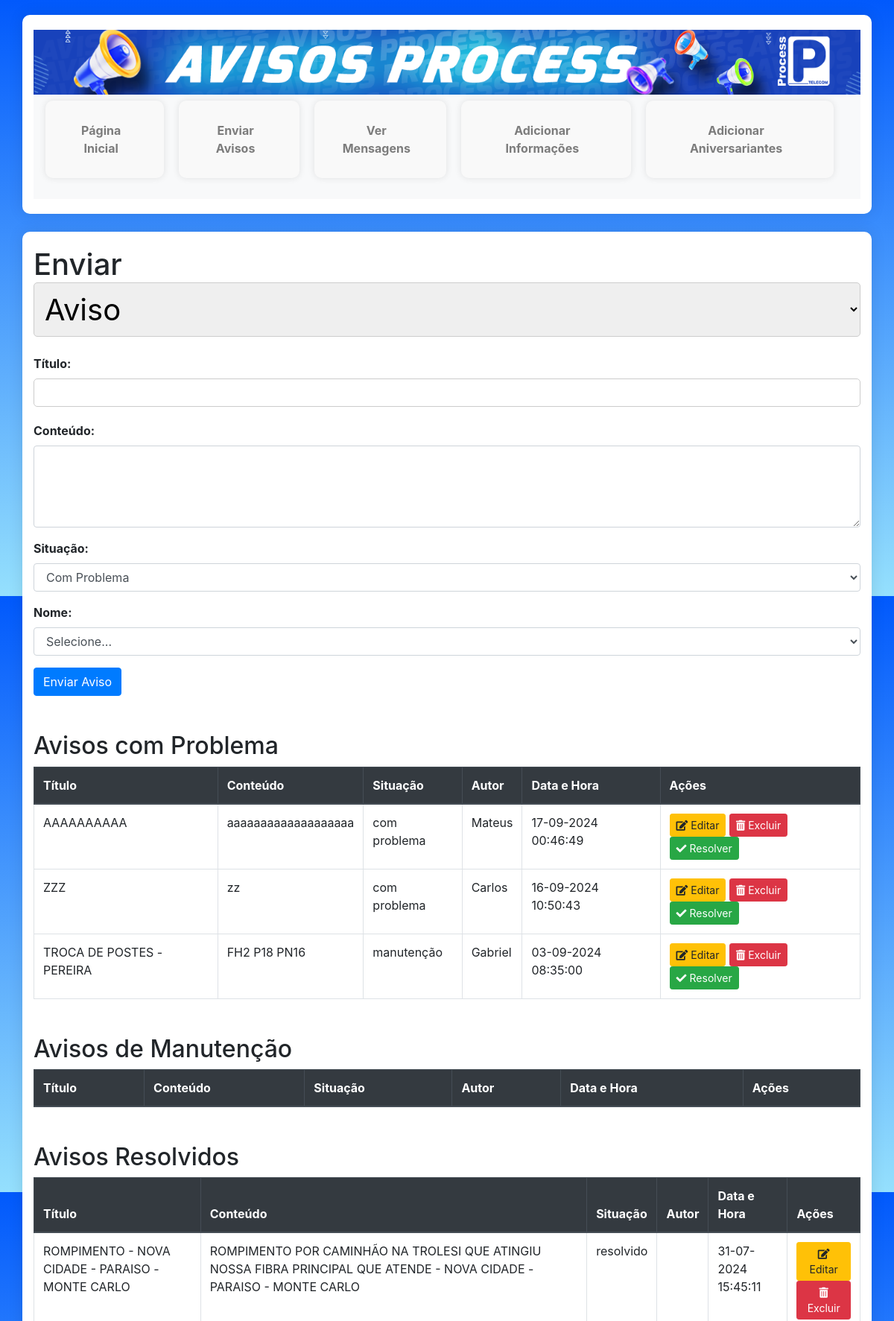
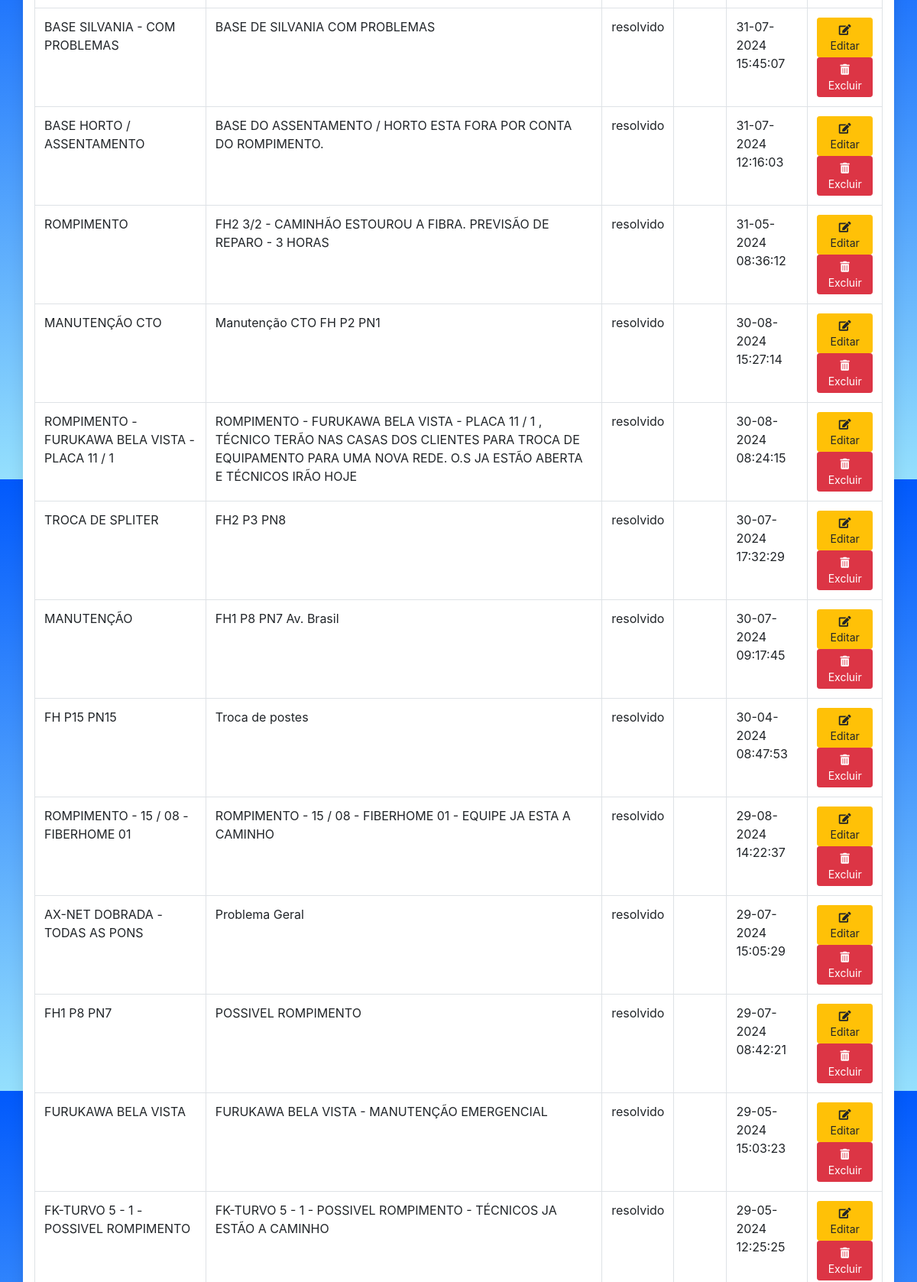
The page /admin (upper part) on the database its author committed (2 pictures, top to bottom).
### tables this page shows
CREATE TABLE messages (
                  id INTEGER PRIMARY KEY AUTOINCREMENT,
                  title TEXT NOT NULL,
                  content TEXT NOT NULL,
                  priority TEXT NOT NULL,
                  datetime TEXT NOT NULL, likes INTEGER NOT NULL DEFAULT 0, autor TEXT, category TEXT);

### server.py (the view, shortened to what this page needs)
@app.route('/admin', methods=['GET', 'POST'])
def admin():
    messages = get_messages()
    resolved_messages = get_resolved_messages()
    return render_template('admin.html', messages=messages, resolved_messages=resolved_messages)

### server.py (called while the page is built)
def get_messages(categoria=None, autor=None, data_inicio=None, data_fim=None):
    conn = sqlite3.connect(DB_NAME)
    cursor = conn.cursor()
    query = "SELECT id, title, content, priority, datetime, category, autor, likes FROM messages WHERE priority != 'resolvido'"
    params = []
    if categoria:
        query += " AND category = ?"
        params.append(categoria)
    if autor:
        query += " AND autor = ?"
        params.append(autor)
    if data_inicio:
        query += " AND datetime >= ?"
        params.append(data_inicio)
    if data_fim:
        query += " AND datetime <= ?"
        params.append(data_fim)
    query += " ORDER BY CASE WHEN priority='aviso' THEN 0 ELSE 1 END, datetime DESC"
    cursor.execute(query, params)
    messages = cursor.fetchall()
    conn.close()
    return messages

def get_resolved_messages(data_inicio=None, data_fim=None):
    conn = sqlite3.connect(DB_NAME)
    cursor = conn.cursor()
    query = "SELECT id, title, content, priority, datetime, category FROM messages WHERE priority='resolvido'"
    params = []
    if data_inicio:
        data_inicio = datetime.datetime.strptime(data_inicio, '%d-%m-%Y').strftime('%d-%m-%Y 00:00:00')
        query += " AND datetime >= ?"
        params.append(data_inicio)
    if data_fim:
        data_fim = datetime.datetime.strptime(data_fim, '%d-%m-%Y').strftime('%d-%m-%Y 23:59:59')
        query += " AND datetime <= ?"
        params.append(data_fim)
    query += " ORDER BY datetime DESC"
    cursor.execute(query, params)
    resolved_messages = cursor.fetchall()
    conn.close()
    return resolved_messages

### templates/admin.html (shortened to what this page needs)
<!DOCTYPE html>
<html lang="en">
<head>
    <link rel="stylesheet" href="{{ url_for('static', filename='css/styles.css') }}">
    <link rel="stylesheet" href="https://stackpath.bootstrapcdn.com/bootstrap/4.5.2/css/bootstrap.min.css">
    <link rel="stylesheet" href="https://cdnjs.cloudflare.com/ajax/libs/font-awesome/5.15.4/css/all.min.css">
</head>
<body>
    <header class="mb-4">
        <div class="container">
            <img src="static/images/banner.png" alt="Logo" class="img-fluid">
            <nav class="navbar navbar-expand-lg navbar-light bg-light">
                <ul class="navbar-nav">
                    <li class="nav-item"><a class="nav-link" href="/">Página Inicial</a></li>
                    <li class="nav-item"><a class="nav-link" href="/admin">Enviar Avisos</a></li>
                    <li class="nav-item"><a class="nav-link" href="/messages">Ver Mensagens</a></li>
                    <li class="nav-item"><a class="nav-link" href="/admin/add_info">Adicionar Informações</a></li>
                    <li class="nav-item"><a class="nav-link" href="/admin/add_aniversario">Adicionar Aniversariantes</a>
                    </li>
                </ul>
            </nav>
        </div>
    </header>
    <div class="container">
        <h1 class="mb-4">Enviar
            <select id="contentType" onchange="toggleForm()">
                <option value="aviso">Aviso</option>
            </select>
        </h1>
        <form id="formAviso" action="/admin" method="post" onsubmit="return validateForm('formAviso')">
            <div class="form-group">
                <label for="title">Título:</label>
                <input type="text" class="form-control" id="title" name="title" required>
            </div>
            <div class="form-group">
                <label for="content">Conteúdo:</label>
                <textarea class="form-control" id="content" name="content" rows="4" required></textarea>
            </div>
            <div class="form-group">
                <label for="priority">Situação:</label>
                <select class="form-control" id="priority" name="priority" required>
                    <option value="com problema">Com Problema</option>
                </select>
            </div>
            <div class="form-group">
                <label for="autor">Nome:</label>
                <select class="form-control" id="autor" name="autor" required>
                    <option value="">Selecione...</option>
                </select>
            </div>
            <button type="submit" class="btn btn-primary">Enviar Aviso</button>
            <h2 class="mt-5">Avisos com Problema</h2>
            <table class="table table-bordered">
                <thead class="thead-dark">
                    <tr>
                        <th>Título</th>
                        <th>Conteúdo</th>
                        <th>Situação</th>
                        <th>Autor</th>
                        <th>Data e Hora</th>
                        <th>Ações</th>
                    </tr>
                </thead>
                <tbody id="messages">
                    {% for message in messages %}
                    <tr id="message-{{ message[0] }}">
                        <td>{{ message[1] }}</td>
                        <td>{{ message[2] }}</td>
                        <td>{{ message[3] }}</td>
                        <td>{{ message[6] }}</td>
                        <td>{{ message[4] }}</td>
                        <td>
                            <a href="/edit_message/{{ message[0] }}" class="btn btn-warning btn-sm"><i
                                    class="fas fa-edit"></i> Editar</a>
                            <form action="/delete_message/{{ message[0] }}" method="post" class="d-inline"
                                onsubmit="return confirmDelete()">
                                <button type="submit" class="btn btn-danger btn-sm"><i class="fas fa-trash-alt"></i>
                                    Excluir</button>
                            </form>
                            <form action="/resolve_message/{{ message[0] }}" method="post" class="d-inline">
                                <button type="submit" class="btn btn-success btn-sm"><i class="fas fa-check"></i>
                                    Resolver</button>
                            </form>
                        </td>
                    </tr>
                    {% endfor %}
                </tbody>
            </table>
            <h2 class="mt-5">Avisos de Manutenção</h2>
            <table class="table table-bordered">
                <thead class="thead-dark">
                    <tr>
                        <th>Título</th>
                        <th>Conteúdo</th>
                        <th>Situação</th>
                        <th>Autor</th>
                        <th>Data e Hora</th>
                        <th>Ações</th>
                    </tr>
                </thead>
            </table>
            <h2 class="mt-5">Avisos Resolvidos</h2>
            <table class="table table-bordered">
                <thead class="thead-dark">
                    <tr>
                        <th>Título</th>
                        <th>Conteúdo</th>
                        <th>Situação</th>
                        <th>Autor</th>
                        <th>Data e Hora</th>
                        <th>Ações</th>
                    </tr>
                </thead>
                <tbody id="resolved-messages">
                    {% for message in resolved_messages %}
                    <tr id="message-{{ message[0] }}">
                        <td>{{ message[1] }}</td>
                        <td>{{ message[2] }}</td>
                        <td>{{ message[3] }}</td>
                        <td>{{ message[6] }}</td>
                        <td>{{ message[4] }}</td>
                        <td>
                            <a href="/edit_message/{{ message[0] }}" class="btn btn-warning btn-sm"><i
                                    class="fas fa-edit"></i> Editar</a>
                            <form action="/delete_message/{{ message[0] }}" method="post" class="d-inline"
                                onsubmit="return confirmDelete()">
                                <button type="submit" class="btn btn-danger btn-sm"><i class="fas fa-trash-alt"></i>
                                    Excluir</button>
                            </form>
                        </td>
                    </tr>
                    {% endfor %}
                </tbody>
            </table>
        </form>
    </div>
</body>
</html>

### static/css/styles.css (style rules this page uses)
body { font-family: Arial, sans-serif; margin: 0; padding: 0; background: linear-gradient(to bottom, #0159fc, #95e0fd); }
input#title { text-transform: uppercase; }
td:first-child { text-transform: uppercase; }
header img { background-color: #333; color: #fff; padding: 0px; text-align: center; background-size: cover; background-repeat: no-repeat; background-position: center center; height: 100px; width: 100%; }
header nav { text-align: center; width: 100%; top: 0; background-color: #1667fd; z-index: 1000; }
header nav ul { list-style-type: none; margin: 0; padding: 0; display: inline-block; }
header nav ul li { display: inline; margin-right: 20px; }
header nav ul li a { text-decoration: none; color: #333; font-weight: bold; padding: 5px 10px; transition: background-color 0.3s ease; }
.container { max-width: 800px; margin: 20px auto; padding: 20px; background-color: #fff; border-radius: 10px; box-shadow: 0 0 20px rgba(0, 0, 0, 0.1); }
form { margin-bottom: 20px; }
label { display: block; margin-bottom: 10px; font-weight: bold; }
input[type="text"], textarea { width: 100%; padding: 10px; margin-bottom: 20px; border: 1px solid #ccc; border-radius: 5px; box-sizing: border-box; }
select { width: 100%; padding: 10px; margin-bottom: 20px; border: 1px solid #ccc; border-radius: 5px; box-sizing: border-box; }
ul { list-style-type: none; padding: 0; }
li { background-color: #f9f9f9; margin-bottom: 20px; padding: 20px; border-radius: 10px; box-shadow: 0 0 10px rgba(0, 0, 0, 0.1); }
li a { text-decoration: none; margin-right: 10px; }
table { width: 100%; border-collapse: collapse; }
table, th, td { border: 1px solid black; padding: 10px; text-align: left; }
th { background-color: #f2f2f2; }

### rows shown on the page
messages: title "AAAAAAAAAA", content "aaaaaaaaaaaaaaaaaaa", priority "com problema", autor "Mateus", datetime "17-09-2024 00:46:49"
messages: title "ZZZ", content "zz", priority "com problema", autor "Carlos", datetime "16-09-2024 10:50:43"
messages: title "TROCA DE POSTES - PEREIRA", content "FH2 P18 PN16", priority "manutenção", autor "Gabriel", datetime "03-09-2024 08:35:00"
messages: title "ROMPIMENTO - NOVA CIDADE - PARAISO - MONTE CARLO", content "ROMPIMENTO POR CAMINHÃO NA TROLESI QUE ATINGIU NOSSA FIBRA PRINCIPAL QUE ATENDE - NOVA CIDADE - PARAISO - MONTE CARLO", priority "resolvido", datetime "31-07-2024 15:45:11"
messages: title "BASE SILVANIA - COM PROBLEMAS", content "BASE DE SILVANIA COM PROBLEMAS", priority "resolvido", datetime "31-07-2024 15:45:07"
messages: title "BASE HORTO / ASSENTAMENTO", content "BASE DO ASSENTAMENTO / HORTO ESTA FORA POR CONTA DO ROMPIMENTO.", priority "resolvido", datetime "31-07-2024 12:16:03"
messages: title "ROMPIMENTO", content "FH2 3/2 - CAMINHÃO ESTOUROU A FIBRA. PREVISÃO DE REPARO - 3 HORAS", priority "resolvido", datetime "31-05-2024 08:36:12"
messages: title "MANUTENÇÃO CTO", content "Manutenção CTO FH P2 PN1", priority "resolvido", datetime "30-08-2024 15:27:14"
messages: title "ROMPIMENTO - FURUKAWA BELA VISTA - PLACA 11 / 1", content "ROMPIMENTO - FURUKAWA BELA VISTA - PLACA 11 / 1 , TÉCNICO TERÃO NAS CASAS DOS CLIENTES PARA TROCA DE EQUIPAMENTO PARA UMA NOVA REDE. O.S JA ESTÃO ABERTA E TÉCNICOS IRÃO HOJE", priority "resolvido", datetime "30-08-2024 08:24:15"
messages: title "TROCA DE SPLITER", content "FH2 P3 PN8", priority "resolvido", datetime "30-07-2024 17:32:29"
messages: title "MANUTENÇÃO", content "FH1 P8 PN7 Av. Brasil", priority "resolvido", datetime "30-07-2024 09:17:45"
messages: title "FH P15 PN15", content "Troca de postes", priority "resolvido", datetime "30-04-2024 08:47:53"
messages: title "ROMPIMENTO - 15 / 08 - FIBERHOME 01", content "ROMPIMENTO - 15 / 08 - FIBERHOME 01 - EQUIPE JA ESTA A CAMINHO", priority "resolvido", datetime "29-08-2024 14:22:37"
messages: title "AX-NET DOBRADA - TODAS AS PONS", content "Problema Geral", priority "resolvido", datetime "29-07-2024 15:05:29"
messages: title "FH1 P8 PN7", content "POSSIVEL ROMPIMENTO", priority "resolvido", datetime "29-07-2024 08:42:21"
messages: title "FURUKAWA BELA VISTA", content "FURUKAWA BELA VISTA - MANUTENÇÃO EMERGENCIAL", priority "resolvido", datetime "29-05-2024 15:03:23"
messages: title "FK-TURVO 5 - 1 - POSSIVEL ROMPIMENTO", content "FK-TURVO 5 - 1 - POSSIVEL ROMPIMENTO - TÉCNICOS JA ESTÃO A CAMINHO", priority "resolvido", datetime "29-05-2024 12:25:25"
